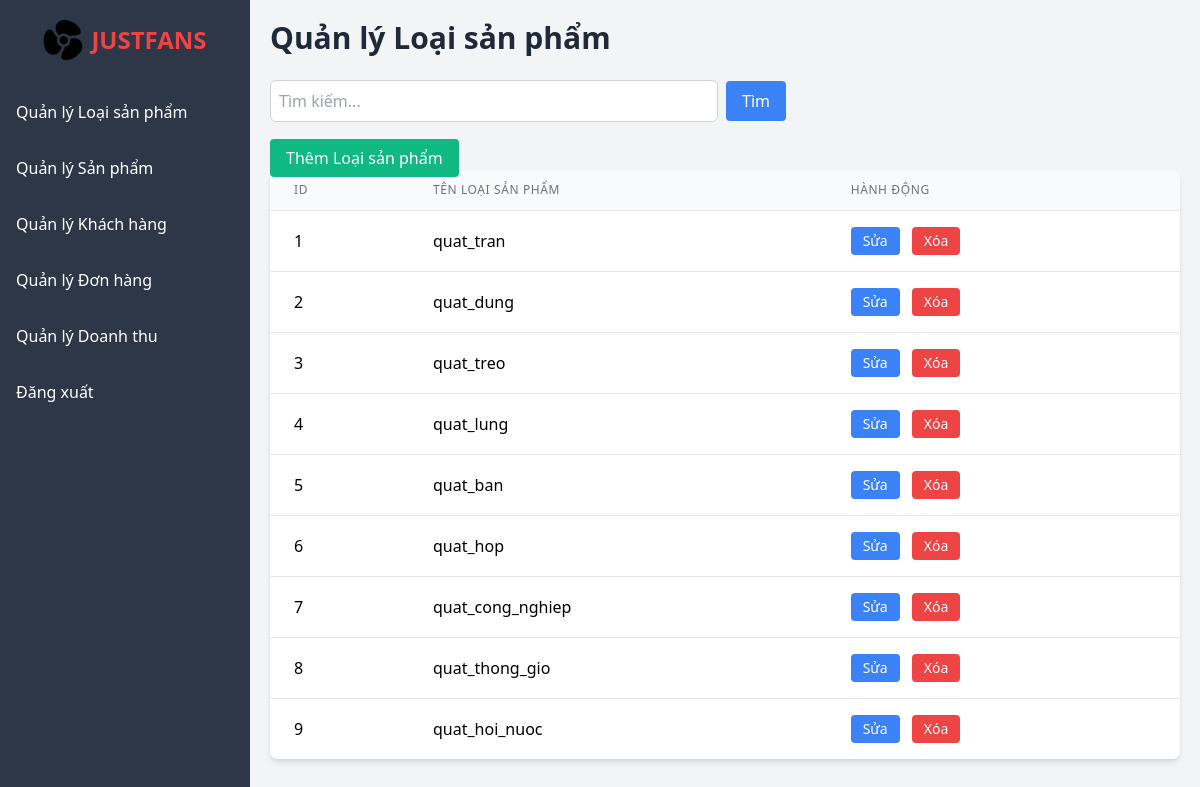
Screenshot of /admin/view/categories.php (signed in) with the database file from the repository.
### tables this page shows
CREATE TABLE `category` (
  `category_id` int(11) NOT NULL,
  `category_name` varchar(50) NOT NULL
);

### admin/view/categories.php (the view, shortened to what this page needs)
<h1 class="text-3xl font-bold mb-6 text-gray-800">Quản lý Loại sản phẩm</h1>
<div class="mb-6">
    <form method="GET" class="flex items-center">
        <input type="text" name="search" id="search" value="<?php echo isset($_GET['search']) ? htmlspecialchars($_GET['search']) : ''; ?>" placeholder="Tìm kiếm..." class="w-full max-w-md p-2 border border-gray-300 rounded-md focus:ring-blue-500 focus:border-blue-500">
        <button type="submit" class="ml-2 bg-blue-500 text-white py-2 px-4 rounded hover:bg-blue-600">Tìm</button>
    </form>
</div>
<div class="mt-6">
    <a href="category_add.php" class="bg-green-500 text-white py-2 px-4 rounded hover:bg-green-600">Thêm Loại sản phẩm</a>
</div>
<div class="overflow-x-auto bg-white shadow-md rounded-lg">
    <table class="min-w-full divide-y divide-gray-200">
        <thead class="bg-gray-50">
            <tr>
                <th class="px-6 py-3 text-left text-xs font-medium text-gray-500 uppercase tracking-wider">ID</th>
                <th class="px-6 py-3 text-left text-xs font-medium text-gray-500 uppercase tracking-wider">Tên Loại sản phẩm</th>
                <th class="px-6 py-3 text-left text-xs font-medium text-gray-500 uppercase tracking-wider">Hành động</th>
            </tr>
        </thead>
        <tbody class="bg-white divide-y divide-gray-200">
            <?php
            include 'db.php';
            $sql = "SELECT * FROM category";
            $result = $conn->prepare($sql);
            $result->execute();
            $result = $result->get_result();
            if ($result && $result->num_rows > 0) {
                while ($row = $result->fetch_assoc()) {
                    echo "<tr>";
                    echo "<td class='px-6 py-4 whitespace-nowrap'>" . htmlspecialchars($row['category_id']) . "</td>";
                    echo "<td class='px-6 py-4 whitespace-nowrap'>" . htmlspecialchars($row['category_name']) . "</td>";
                    echo "<td class='px-6 py-4 whitespace-nowrap'>
                            <a href='category_edit.php?category_id=" . htmlspecialchars($row['category_id']) . "' class='inline-block bg-blue-500 text-white py-1 px-3 rounded hover:bg-blue-600 text-sm'>Sửa</a>
                            <a href='category_delete.php?category_id=" . htmlspecialchars($row['category_id']) . "' class='inline-block bg-red-500 text-white py-1 px-3 rounded hover:bg-red-600 text-sm ml-2' onclick='return confirm(\"Bạn có chắc muốn xóa loại sản phẩm này?\")'>Xóa</a>
                          </td>";
                    echo "</tr>";
                }
            } else {
                echo "<tr><td colspan='5' class='px-6 py-4 text-center text-gray-500'>Không có loại sản phẩm nào.</td></tr>";
            }
            ?>
        </tbody>
    </table>
</div>
<?php
$content = ob_get_clean();
require_once 'layout.php';
?>

### admin/view/layout.php (shortened to what this page needs)
<!DOCTYPE html>
<html lang="vi">
<head>
    <link href="https://cdn.jsdelivr.net/npm/tailwindcss@2.2.19/dist/tailwind.min.css" rel="stylesheet">
    <link rel="stylesheet" href="https://cdnjs.cloudflare.com/ajax/libs/font-awesome/6.4.0/css/all.min.css">
    <link rel="stylesheet" href="..\css\style.css">
</head>
<body class="bg-gray-100 font-sans">
    <div class="flex">
        <div class="sidebar text-white">
            <a href="index.php" class="flex items-center justify-center space-x-2 mb-8 px-4">
                <img src="..\logo.png" alt="FanShop Logo" class="h-10 w-auto">
                <span class="text-2xl font-extrabold text-red-500">JUSTFANS</span>
            </a>
            <ul class="space-y-4">
                <li><a href="categories.php" class="block py-2 px-4 hover:bg-gray-700">Quản lý Loại sản phẩm</a></li>
                <li><a href="products.php" class="block py-2 px-4 hover:bg-gray-700">Quản lý Sản phẩm</a></li>
                <li><a href="customers.php" class="block py-2 px-4 hover:bg-gray-700">Quản lý Khách hàng</a></li>
                <li><a href="orders.php" class="block py-2 px-4 hover:bg-gray-700">Quản lý Đơn hàng</a></li>
                <li><a href="revenue.php" class="block py-2 px-4 hover:bg-gray-700">Quản lý Doanh thu</a></li>
                <li><a href="\Demo\logout.php" class="block py-2 px-4 hover:bg-gray-700">Đăng xuất</a></li>
            </ul>
        </div>
        <div class="content">
            <?php echo $content; ?>
        </div>
    </div>
</body>
</html>

### admin/css/style.css (style rules this page uses)
.sidebar { height: 100vh; position: fixed; width: 250px; background-color: #2d3748; padding-top: 20px; }
.content { margin-left: 250px; padding: 20px; width: calc(100% - 100px); }

### rows the page displays
category: category_id "1", category_name "quat_tran"
category: category_id "2", category_name "quat_dung"
category: category_id "3", category_name "quat_treo"
category: category_id "4", category_name "quat_lung"
category: category_id "5", category_name "quat_ban"
category: category_id "6", category_name "quat_hop"
category: category_id "7", category_name "quat_cong_nghiep"
category: category_id "8", category_name "quat_thong_gio"
category: category_id "9", category_name "quat_hoi_nuoc"
